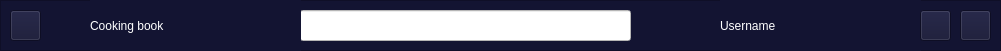
    <widget class="QFrame" name="frame">
     <property name="geometry">
      <rect>
       <x>0</x>
       <y>10</y>
       <width>1001</width>
       <height>51</height>
      </rect>
     </property>
     <property name="styleSheet">
      <string notr="true">background-color: rgb(19,20,50);</string>
     </property>
     <property name="frameShape">
      <enum>QFrame::StyledPanel</enum>
     </property>
     <property name="frameShadow">
      <enum>QFrame::Raised</enum>
     </property>
     <widget class="QLabel" name="label_icon">
      <property name="geometry">
       <rect>
        <x>50</x>
        <y>10</y>
        <width>31</width>
        <height>31</height>
       </rect>
      </property>
      <property name="text">
       <string/>
      </property>
     </widget>
     <widget class="QLineEdit" name="lineEdit_search">
      <property name="geometry">
       <rect>
        <x>300</x>
        <y>10</y>
        <width>331</width>
        <height>31</height>
       </rect>
      </property>
      <property name="styleSheet">
       <string notr="true">background-color: rgb(255,255,255);</string>
      </property>
      <property name="inputMethodHints">
       <set>Qt::ImhNone</set>
      </property>
      <property name="inputMask">
       <string/>
      </property>
     </widget>
     <widget class="QLabel" name="label_cookingbook">
      <property name="geometry">
       <rect>
        <x>90</x>
        <y>0</y>
        <width>211</width>
        <height>51</height>
       </rect>
      </property>
      <property name="styleSheet">
       <string notr="true">color: rgb(255,255,255);
font: 18pt &quot;Segoe UI Symbol&quot;;</string>
      </property>
      <property name="text">
       <string>Cooking book</string>
      </property>
     </widget>
     <widget class="QPushButton" name="Search_button">
      <property name="geometry">
       <rect>
        <x>600</x>
        <y>10</y>
        <width>31</width>
        <height>31</height>
       </rect>
      </property>
      <property name="styleSheet">
       <string notr="true">background-color: rgba(255, 255, 255, 225);</string>
      </property>
      <property name="text">
       <string/>
      </property>
      <property name="flat">
       <bool>true</bool>
      </property>
     </widget>
     <widget class="QLabel" name="label_user_icon">
      <property name="geometry">
       <rect>
        <x>680</x>
        <y>10</y>
        <width>31</width>
        <height>31</height>
       </rect>
      </property>
      <property name="text">
       <string/>
      </property>
     </widget>
     <widget class="QLabel" name="label_setUsername">
      <property name="geometry">
       <rect>
        <x>720</x>
        <y>0</y>
        <width>201</width>
        <height>51</height>
       </rect>
      </property>
      <property name="styleSheet">
       <string notr="true">color: rgb(255,255,255);
font: 18pt &quot;Segoe UI Symbol&quot;;</string>
      </property>
      <property name="text">
       <string>Username</string>
      </property>
     </widget>
     <widget class="QLabel" name="label_favourites">
      <property name="geometry">
       <rect>
        <x>860</x>
        <y>20</y>
        <width>41</width>
        <height>31</height>
       </rect>
      </property>
      <property name="text">
       <string/>
      </property>
     </widget>
     <widget class="QPushButton" name="button_menu">
      <property name="geometry">
       <rect>
        <x>10</x>
        <y>10</y>
        <width>31</width>
        <height>31</height>
       </rect>
      </property>
      <property name="styleSheet">
       <string notr="true">color: rgb(255, 255, 255);
background-color: rgb(19, 20, 50);</string>
      </property>
      <property name="text">
       <string/>
      </property>
     </widget>
     <widget class="QPushButton" name="button_favourites">
      <property name="geometry">
       <rect>
        <x>920</x>
        <y>10</y>
        <width>31</width>
        <height>31</height>
       </rect>
      </property>
      <property name="styleSheet">
       <string notr="true">background-color: rgb(19, 20, 50);</string>
      </property>
      <property name="text">
       <string/>
      </property>
     </widget>
     <widget class="QPushButton" name="button_addRecipe">
      <property name="geometry">
       <rect>
        <x>960</x>
        <y>10</y>
        <width>31</width>
        <height>31</height>
       </rect>
      </property>
      <property name="styleSheet">
       <string notr="true">background-color: rgb(19, 20, 50);</string>
      </property>
      <property name="text">
       <string/>
      </property>
     </widget>
    </widget>
